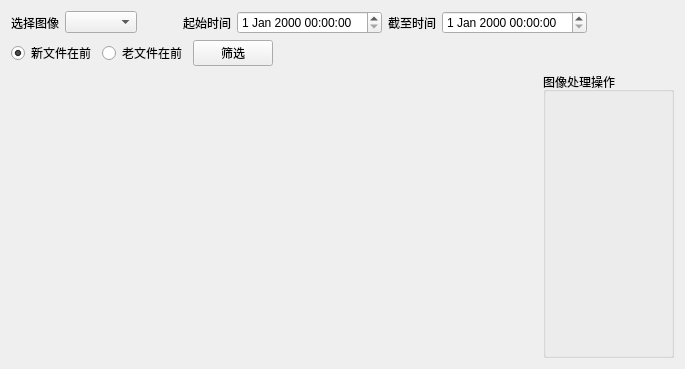
<?xml version="1.0" encoding="UTF-8"?>
<ui version="4.0">
 <class>ImageProcessorWidget</class>
 <widget class="QWidget" name="ImageProcessorWidget">
  <property name="geometry">
   <rect>
    <x>0</x>
    <y>0</y>
    <width>685</width>
    <height>369</height>
   </rect>
  </property>
  <property name="windowTitle">
   <string>Form</string>
  </property>
  <layout class="QVBoxLayout" name="verticalLayout">
   <item>
    <layout class="QHBoxLayout" name="horizontalLayout_6">
     <item>
      <layout class="QHBoxLayout" name="horizontalLayout">
       <item>
        <widget class="QLabel" name="imgFilterComboBoxLbl">
         <property name="text">
          <string>选择图像</string>
         </property>
        </widget>
       </item>
       <item>
        <widget class="QComboBox" name="imgFilterComboBox"/>
       </item>
       <item>
        <spacer name="horizontalSpacer">
         <property name="orientation">
          <enum>Qt::Horizontal</enum>
         </property>
         <property name="sizeHint" stdset="0">
          <size>
           <width>40</width>
           <height>20</height>
          </size>
         </property>
        </spacer>
       </item>
      </layout>
     </item>
     <item>
      <layout class="QHBoxLayout" name="horizontalLayout_2">
       <item>
        <widget class="QLabel" name="startDTLbl">
         <property name="text">
          <string>起始时间</string>
         </property>
        </widget>
       </item>
       <item>
        <widget class="QDateTimeEdit" name="startDTEdit"/>
       </item>
      </layout>
     </item>
     <item>
      <layout class="QHBoxLayout" name="horizontalLayout_3">
       <item>
        <widget class="QLabel" name="stopDTLbl">
         <property name="text">
          <string>截至时间</string>
         </property>
        </widget>
       </item>
       <item>
        <widget class="QDateTimeEdit" name="stopDTEdit"/>
       </item>
      </layout>
     </item>
     <item>
      <spacer name="horizontalSpacer_3">
       <property name="orientation">
        <enum>Qt::Horizontal</enum>
       </property>
       <property name="sizeHint" stdset="0">
        <size>
         <width>40</width>
         <height>20</height>
        </size>
       </property>
      </spacer>
     </item>
    </layout>
   </item>
   <item>
    <layout class="QHBoxLayout" name="horizontalLayout_7">
     <item>
      <layout class="QHBoxLayout" name="horizontalLayout_4">
       <item>
        <widget class="QRadioButton" name="newFirstRBtn">
         <property name="text">
          <string>新文件在前</string>
         </property>
         <property name="checked">
          <bool>true</bool>
         </property>
        </widget>
       </item>
       <item>
        <widget class="QRadioButton" name="oldFirstRBtn">
         <property name="text">
          <string>老文件在前</string>
         </property>
        </widget>
       </item>
      </layout>
     </item>
     <item>
      <widget class="QPushButton" name="imgFilterConfPBtn">
       <property name="text">
        <string>筛选</string>
       </property>
      </widget>
     </item>
     <item>
      <spacer name="horizontalSpacer_2">
       <property name="orientation">
        <enum>Qt::Horizontal</enum>
       </property>
       <property name="sizeHint" stdset="0">
        <size>
         <width>40</width>
         <height>20</height>
        </size>
       </property>
      </spacer>
     </item>
    </layout>
   </item>
   <item>
    <layout class="QHBoxLayout" name="horizontalLayout_5" stretch="4,1">
     <item>
      <widget class="QStackedWidget" name="imgViewStackedWgt">
       <property name="currentIndex">
        <number>1</number>
       </property>
       <widget class="QWidget" name="page"/>
       <widget class="QWidget" name="page_2"/>
      </widget>
     </item>
     <item>
      <widget class="QGroupBox" name="imgOpGrpBox">
       <property name="title">
        <string>图像处理操作</string>
       </property>
      </widget>
     </item>
    </layout>
   </item>
  </layout>
 </widget>
 <resources/>
 <connections/>
</ui>
